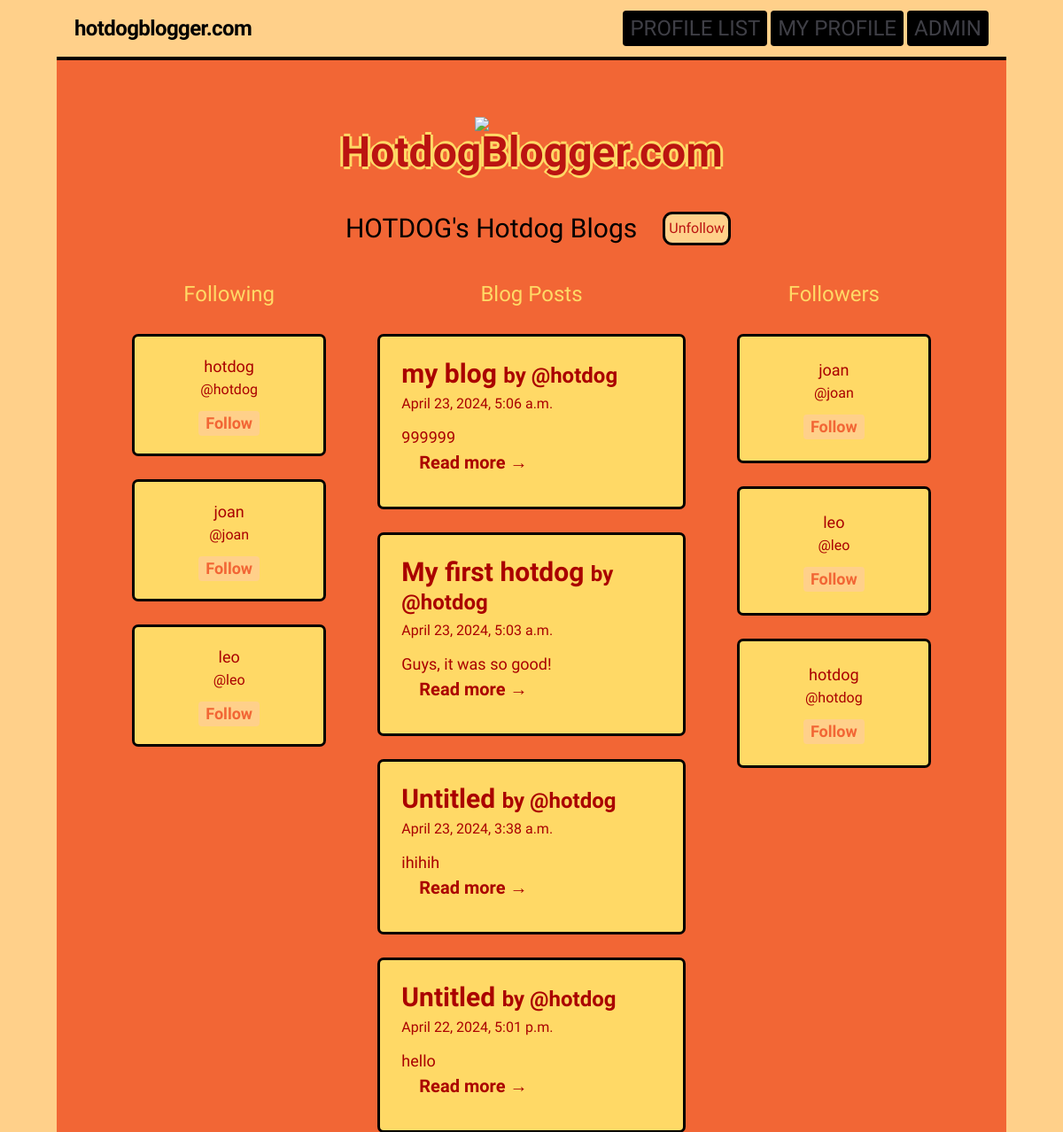
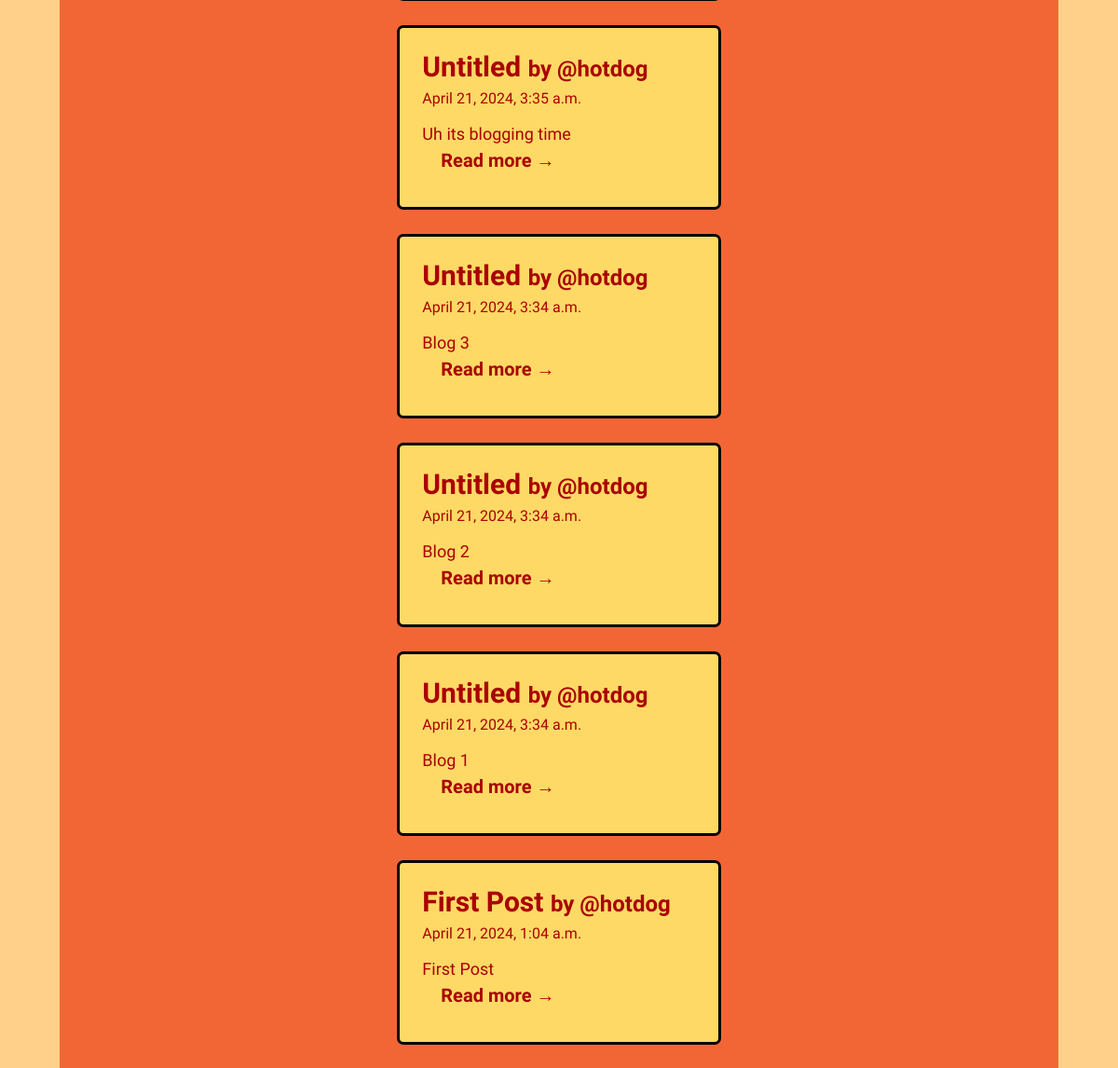
Screenshot of /profile/2 (signed in) with the database file from the repository (2 pictures, top to bottom).
### hotdogger/models.py (models this page shows, shortened)
class Profile(models.Model):
    user = models.OneToOneField(User, on_delete=models.CASCADE)
    follows = models.ManyToManyField(
            "self",
            related_name="followed_by",
            symmetrical=False,
            blank=True
        )

class BlogPost(models.Model):
    user = models.ForeignKey(User, on_delete=models.DO_NOTHING, related_name="blogs")
    title = models.CharField(max_length=50)
    content = models.TextField()
    created_at = models.DateTimeField(auto_now_add=True)
    @property
    def description(self):
        return self.content[:100]

### hotdogger/views.py (the view, shortened to what this page needs)
# urls.py: path("profile/<int:pk>", profile, name="profile"),
def profile(request, pk):
    if not hasattr(request.user, 'profile'):
        missing_profile = Profile(user=request.user)
        missing_profile.save()
    profile = Profile.objects.get(pk=pk)
    return render(request, "hotdogger/profile.html", {"profile": profile})

### theme/templates/hotdogger/profile.html (shortened to what this page needs)
{% extends 'base.html' %} {% block content %}
<div class="flex flex-col items-center w-full">
  <div class="flex place-items-center justify-center gap-5 col-span-3 mb-5">
    <h1 class="text-3xl p-3 jersey">
      {{profile.user.username|upper}}'s Hotdog Blogs
    </h1>
    <form method="post">
      <div>
        {% if profile in user.profile.follows.all %}
        <button class="btn-2 jersey p-1" name="follow" value="unfollow">
          Unfollow
        </button>
        {% else %}
        <button class="btn-2 jersey p-1" name="follow" value="follow">
          Follow
        </button>
        {% endif %}
      </div>
    </form>
  </div>
</div>
<div class="grid grid-cols-3 justify-items-center">
  <div class="mt-2 jersey w-full col-start-1">
    <div class="mx-16 jersey">
      <h3 class="text-2xl jersey text-center text-yellow">Following</h3>
      {% for profile in profile.follows.all %}
      <article
        class="my-8 flex flex-col stroke-black rounded p-5 bg-yellow hover:shadow-[0px_0px_0px_5px_rgba(0,0,0,1)] shadow-[0px_0px_0px_3px_rgba(0,0,0,1)] text-red"
      >
        <div class="flex flex-col items-center text-center">
          <p class="text-lg">{{ profile.user.username }}</p>
          <p class="text-md mb-3">@{{ profile.user.username|lower }}</p>
          <p class="text-center bg-brown-1 rounded">
            <a
              href="{% url 'hotdogger:profile' profile.id %}"
              class="text-brown-2 font-bold w-full py-1 px-2 text-lg hover:text-black cursor-pointer"
            >
              Follow
            </a>
          </p>
        </div>
      </article>
      {% endfor %}
    </div>
  </div>
  <div class="mt-2 jersey w-full col-start-2">
    <h3 class="text-2xl mx-16 jersey text-center text-yellow">Blog Posts</h3>
    {% include 'components/blog_list.html' with profile=profile %}
  </div>
  <div class="mt-2 jersey w-full col-start-3">
    <h3 class="text-2xl mx-16 jersey text-center text-yellow">Followers</h3>
    {% for profile in profile.followed_by.all %}
    <article
      class="my-8 mx-16 flex items-center content-center flex-col stroke-black rounded p-6 bg-yellow hover:shadow-[0px_0px_0px_5px_rgba(0,0,0,1)] shadow-[0px_0px_0px_3px_rgba(0,0,0,1)] text-red"
    >
      <div class="flex flex-col items-center text-center">
        <p class="text-lg">{{ profile.user.username }}</p>
        <p class="text-md mb-3">@{{ profile.user.username|lower }}</p>
        <p class="text-center bg-brown-1 rounded">
          <a
            href="{% url 'hotdogger:profile' profile.id %}"
            class="text-brown-2 w-full py-1 px-2 font-bold text-lg hover:text-black cursor-pointer"
          >
            Follow
          </a>
        </p>
      </div>
    </article>
    {% endfor %}
  </div>
  {% endblock %}

### theme/templates/components/blog_list.html (shortened to what this page needs)
<div class="mt-2 jersey w-full">
  {% for blog in profile.user.blogs.all reversed %}
    {% if blog.id %}
    <article
      class="my-8 stroke-black rounded p-6 bg-yellow hover:shadow-[0px_0px_0px_5px_rgba(0,0,0,1)] shadow-[0px_0px_0px_3px_rgba(0,0,0,1)] text-red"
    >
      <h2 class="font-bold mb-1 hover: cursor-pointer">
        <a class="text-3xl hover:text-black" href="{% url 'hotdogger:blog_post' blog.id %}">
          {% if blog.title %} {{ blog.title }} {% else %} Untitled {% endif %}
        </a>
        <a
          class="text-2xl "
          href="{% url 'hotdogger:profile' blog.user.profile.id %}"
        >
          by
          <span class="hover:text-black transition-all hover:transition-all"
            >@{{ blog.user }}</span
          >
        </a>
      </h2>
      <p class="text-base leading-6 mb-3">
        <time> {{ blog.created_at }}</time>
      </p>
      {% if blog.content %}
      <p class="text-lg mb-3">
        {{ blog.description }}
        <a
          href="{% url 'hotdogger:blog_post' blog.id%}"
          class="font-bold block mx-5 text-xl hover:text-black transition-all hover:transition-all cursor-pointer"
        >
          Read more →
        </a>
      </p>
      {% endif %}
    </article>
  {% endif %} {% endfor %}
</div>

### rows the page displays
Profile: user.username "HOTDOG", user.username "hotdog"
Profile: user.username "joan"
Profile: user.username "leo"
BlogPost: title "my blog", user "hotdog", created_at "April 23, 2024, 5:06 a.m.", description "999999"
BlogPost: title "My first hotdog", user "hotdog", created_at "April 23, 2024, 5:03 a.m.", description "Guys, it was so good!"
BlogPost: title "Untitled", user "hotdog", created_at "April 23, 2024, 3:38 a.m.", description "ihihih"
BlogPost: title "Untitled", user "hotdog", created_at "April 22, 2024, 5:01 p.m.", description "hello"
BlogPost: title "Untitled", user "hotdog", created_at "April 21, 2024, 3:35 a.m.", description "Uh its blogging time"
BlogPost: title "Untitled", user "hotdog", created_at "April 21, 2024, 3:34 a.m.", description "Blog 3"
BlogPost: title "Untitled", user "hotdog", created_at "April 21, 2024, 3:34 a.m.", description "Blog 2"
BlogPost: title "Untitled", user "hotdog", created_at "April 21, 2024, 3:34 a.m.", description "Blog 1"
BlogPost: title "First Post", user "hotdog", created_at "April 21, 2024, 1:04 a.m.", description "First Post"
